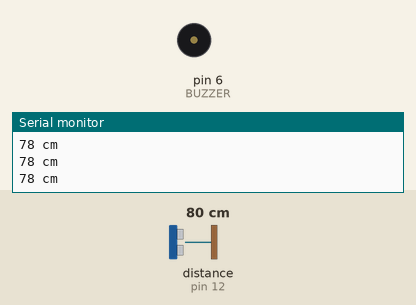
Recording of a sketch running on a simulated Arduino Uno, built with avr-gcc and run on an emulated ATmega328P. Shown: buzzer (waves = sounding), the last lines printed to the serial monitor. Wiring (inferred from the names in the program): ultrasonic range finder: trigger pin 13; echo pin 12. The test bench sets the inputs (shaded band); at power-on: distance to the obstacle (sensor on pin 12) 80 cm. The echo pulse lasts 58.3 µs per cm.

Above: at 1.3 s.
1.4 s: distance to the obstacle (sensor on pin 12) set to 36 cm
2.9 s: distance to the obstacle (sensor on pin 12) set to 28 cm
At 3.16 s:
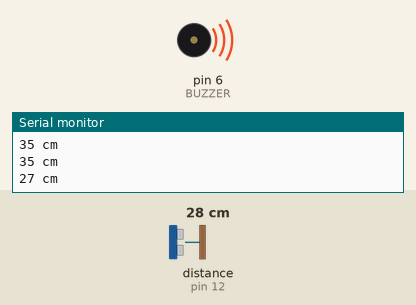
5.9 s: distance to the obstacle (sensor on pin 12) set to 35 cm
At 6.9 s:
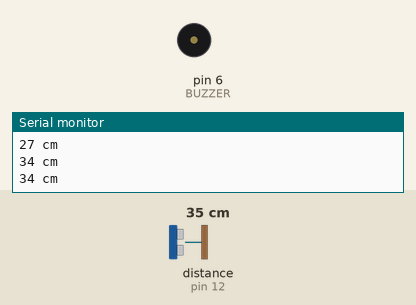
7.5 s: distance to the obstacle (sensor on pin 12) set to 27 cm
At 7.91 s:
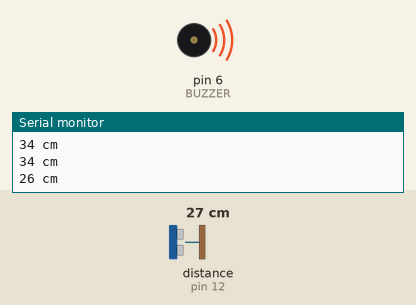
Timing chart, 0 to 11.5 s (numbered marks = the images above; inputs shaded):
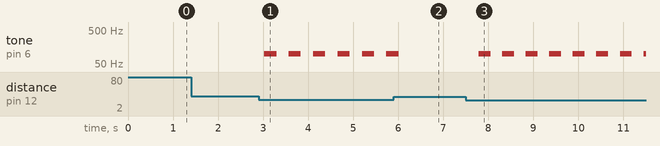

Measured:
- the behaviour switches between 32 and 31 cm on distance to the obstacle (sensor on pin 12) (found by bisection; images 0 and 1)
- after the input at 2.9 s, tone on pin 6 (BUZZER): alternates 100 Hz for 0.27 s and silent for 0.27 s, starting after 0.13 s
- after the input at 5.9 s, tone on pin 6 (BUZZER): goes on until 6.0 s, then stays silent
- after the input at 7.5 s, tone on pin 6 (BUZZER): alternates 100 Hz for 0.26 s and silent for 0.26 s, starting after 0.29 s

The sketch:

Ultrasonic_Sensor_Spec1.ino
```cpp
#define trigPin 13
#define echoPin 12
#define BUZZER 6

void setup()
{
  Serial.begin (9600);

  pinMode(trigPin, OUTPUT);
  pinMode(echoPin, INPUT);

  pinMode(BUZZER, OUTPUT);
}

void loop()
{
  //Distance
  long duration, distance;
  digitalWrite(trigPin, LOW);
  delayMicroseconds(2);
  digitalWrite(trigPin, HIGH);
  delayMicroseconds(10);


  digitalWrite(trigPin, LOW);

  duration = pulseIn(echoPin, HIGH);

  distance = duration * 17 / 1000;

  if (distance >= 200 || distance <= 0)
  {
    Serial.println("Unable to measure distance");
  }
  else
  {
    Serial.print(distance);
    Serial.println(" cm");

    if(distance <= 30)
    {
     tone(BUZZER, 100);
      delay(distance * 10);
      noTone(BUZZER);
      delay(distance * 10);
      }

    else
    {
      delay(500);
    }
  }

}
```
